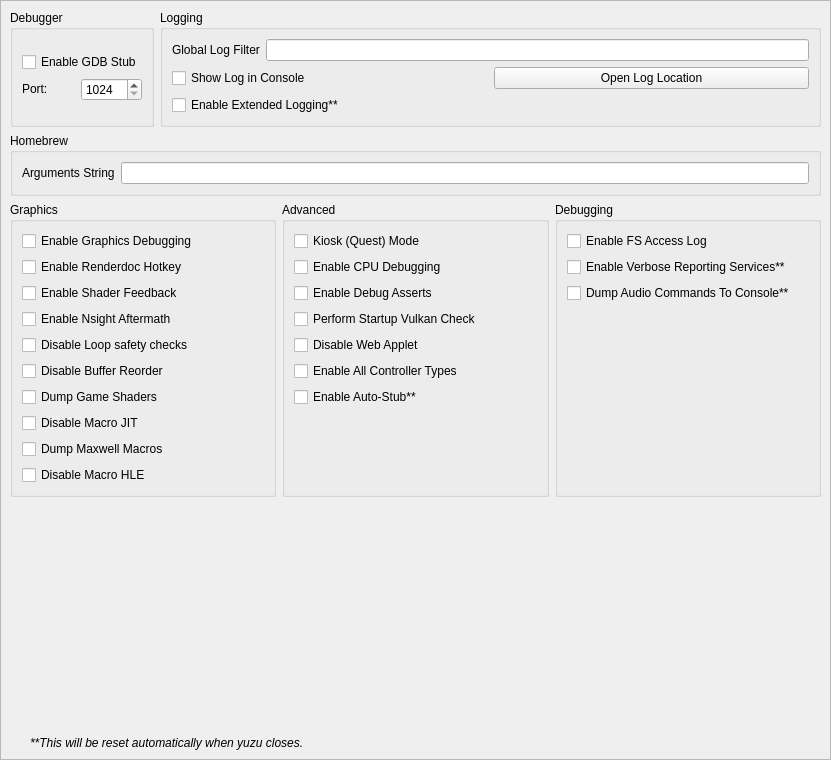
<?xml version="1.0" encoding="UTF-8"?>
<ui version="4.0">
 <class>ConfigureDebug</class>
 <widget class="QScrollArea" name="ConfigureDebug">
  <property name="geometry">
   <rect>
    <x>0</x>
    <y>0</y>
    <width>831</width>
    <height>760</height>
   </rect>
  </property>
  <property name="widgetResizable">
   <bool>true</bool>
  </property>
  <widget class="QWidget" name="widget">
   <property name="geometry">
    <rect>
     <x>0</x>
     <y>0</y>
     <width>829</width>
     <height>758</height>
    </rect>
   </property>
   <layout class="QVBoxLayout" name="verticalLayout_1">
    <item>
     <layout class="QHBoxLayout" name="horizontalLayout">
      <property name="topMargin">
       <number>0</number>
      </property>
      <item>
       <widget class="QGroupBox" name="cpu_debug_box">
        <property name="sizePolicy">
         <sizepolicy hsizetype="Preferred" vsizetype="Preferred">
          <horstretch>0</horstretch>
          <verstretch>0</verstretch>
         </sizepolicy>
        </property>
        <property name="title">
         <string>Debugger</string>
        </property>
        <property name="alignment">
         <set>Qt::AlignmentFlag::AlignLeading|Qt::AlignmentFlag::AlignLeft|Qt::AlignmentFlag::AlignTop</set>
        </property>
        <property name="flat">
         <bool>false</bool>
        </property>
        <property name="checkable">
         <bool>false</bool>
        </property>
        <layout class="QVBoxLayout" name="verticalLayout_3">
         <item>
          <widget class="QWidget" name="debug_widget" native="true">
           <property name="sizePolicy">
            <sizepolicy hsizetype="Preferred" vsizetype="Maximum">
             <horstretch>0</horstretch>
             <verstretch>0</verstretch>
            </sizepolicy>
           </property>
           <layout class="QVBoxLayout" name="verticalLayout">
            <property name="sizeConstraint">
             <enum>QLayout::SizeConstraint::SetDefaultConstraint</enum>
            </property>
            <property name="leftMargin">
             <number>0</number>
            </property>
            <property name="topMargin">
             <number>0</number>
            </property>
            <property name="rightMargin">
             <number>0</number>
            </property>
            <property name="bottomMargin">
             <number>0</number>
            </property>
            <item>
             <widget class="QCheckBox" name="toggle_gdbstub">
              <property name="sizePolicy">
               <sizepolicy hsizetype="Maximum" vsizetype="Maximum">
                <horstretch>0</horstretch>
                <verstretch>0</verstretch>
               </sizepolicy>
              </property>
              <property name="text">
               <string>Enable GDB Stub</string>
              </property>
             </widget>
            </item>
            <item>
             <widget class="QWidget" name="horizontalWidget_3" native="true">
              <property name="sizePolicy">
               <sizepolicy hsizetype="Preferred" vsizetype="Maximum">
                <horstretch>0</horstretch>
                <verstretch>0</verstretch>
               </sizepolicy>
              </property>
              <layout class="QHBoxLayout" name="horizontalLayout_3">
               <property name="leftMargin">
                <number>0</number>
               </property>
               <property name="topMargin">
                <number>0</number>
               </property>
               <property name="rightMargin">
                <number>0</number>
               </property>
               <property name="bottomMargin">
                <number>0</number>
               </property>
               <item>
                <widget class="QLabel" name="label_11">
                 <property name="sizePolicy">
                  <sizepolicy hsizetype="Minimum" vsizetype="Maximum">
                   <horstretch>0</horstretch>
                   <verstretch>0</verstretch>
                  </sizepolicy>
                 </property>
                 <property name="text">
                  <string>Port:</string>
                 </property>
                </widget>
               </item>
               <item>
                <widget class="QSpinBox" name="gdbport_spinbox">
                 <property name="sizePolicy">
                  <sizepolicy hsizetype="Preferred" vsizetype="Maximum">
                   <horstretch>0</horstretch>
                   <verstretch>0</verstretch>
                  </sizepolicy>
                 </property>
                 <property name="minimum">
                  <number>1024</number>
                 </property>
                 <property name="maximum">
                  <number>65535</number>
                 </property>
                </widget>
               </item>
              </layout>
             </widget>
            </item>
           </layout>
          </widget>
         </item>
        </layout>
       </widget>
      </item>
      <item>
       <widget class="QGroupBox" name="groupBox_2">
        <property name="sizePolicy">
         <sizepolicy hsizetype="Expanding" vsizetype="Preferred">
          <horstretch>0</horstretch>
          <verstretch>0</verstretch>
         </sizepolicy>
        </property>
        <property name="title">
         <string>Logging</string>
        </property>
        <layout class="QGridLayout" name="gridLayout_1">
         <item row="1" column="1">
          <widget class="QPushButton" name="open_log_button">
           <property name="text">
            <string>Open Log Location</string>
           </property>
          </widget>
         </item>
         <item row="0" column="0" colspan="2">
          <widget class="QWidget" name="logging_widget" native="true">
           <property name="sizePolicy">
            <sizepolicy hsizetype="Preferred" vsizetype="Maximum">
             <horstretch>0</horstretch>
             <verstretch>0</verstretch>
            </sizepolicy>
           </property>
           <layout class="QHBoxLayout" name="horizontalLayout_1">
            <property name="leftMargin">
             <number>0</number>
            </property>
            <property name="topMargin">
             <number>0</number>
            </property>
            <property name="rightMargin">
             <number>0</number>
            </property>
            <property name="bottomMargin">
             <number>0</number>
            </property>
            <item>
             <widget class="QLabel" name="label_1">
              <property name="sizePolicy">
               <sizepolicy hsizetype="Preferred" vsizetype="Preferred">
                <horstretch>0</horstretch>
                <verstretch>0</verstretch>
               </sizepolicy>
              </property>
              <property name="text">
               <string>Global Log Filter</string>
              </property>
             </widget>
            </item>
            <item>
             <widget class="QLineEdit" name="log_filter_edit"/>
            </item>
           </layout>
          </widget>
         </item>
         <item row="2" column="0">
          <widget class="QCheckBox" name="extended_logging">
           <property name="enabled">
            <bool>true</bool>
           </property>
           <property name="toolTip">
            <string>When checked, the max size of the log increases from 100 MB to 1 GB</string>
           </property>
           <property name="text">
            <string>Enable Extended Logging**</string>
           </property>
          </widget>
         </item>
         <item row="1" column="0">
          <widget class="QCheckBox" name="toggle_console">
           <property name="text">
            <string>Show Log in Console</string>
           </property>
          </widget>
         </item>
        </layout>
       </widget>
      </item>
     </layout>
    </item>
    <item>
     <widget class="QGroupBox" name="groupBox_3">
      <property name="title">
       <string>Homebrew</string>
      </property>
      <layout class="QVBoxLayout" name="verticalLayout_5">
       <item>
        <layout class="QHBoxLayout" name="horizontalLayout_4">
         <item>
          <widget class="QLabel" name="label_3">
           <property name="text">
            <string>Arguments String</string>
           </property>
          </widget>
         </item>
         <item>
          <widget class="QLineEdit" name="homebrew_args_edit"/>
         </item>
        </layout>
       </item>
      </layout>
     </widget>
    </item>
    <item>
     <layout class="QHBoxLayout" name="horizontalLayout_2">
      <item>
       <widget class="QGroupBox" name="groupBox_4">
        <property name="title">
         <string>Graphics</string>
        </property>
        <layout class="QGridLayout" name="gridLayout_2">
         <item row="4" column="0">
          <widget class="QCheckBox" name="disable_loop_safety_checks">
           <property name="toolTip">
            <string>When checked, it executes shaders without loop logic changes</string>
           </property>
           <property name="text">
            <string>Disable Loop safety checks</string>
           </property>
          </widget>
         </item>
         <item row="8" column="0">
          <widget class="QCheckBox" name="dump_macros">
           <property name="enabled">
            <bool>true</bool>
           </property>
           <property name="toolTip">
            <string>When checked, it will dump all the macro programs of the GPU</string>
           </property>
           <property name="text">
            <string>Dump Maxwell Macros</string>
           </property>
          </widget>
         </item>
         <item row="3" column="0">
          <widget class="QCheckBox" name="enable_nsight_aftermath">
           <property name="toolTip">
            <string>When checked, it enables Nsight Aftermath crash dumps</string>
           </property>
           <property name="text">
            <string>Enable Nsight Aftermath</string>
           </property>
          </widget>
         </item>
         <item row="6" column="0">
          <widget class="QCheckBox" name="dump_shaders">
           <property name="enabled">
            <bool>true</bool>
           </property>
           <property name="toolTip">
            <string>When checked, it will dump all the original assembler shaders from the disk shader cache or game as found</string>
           </property>
           <property name="text">
            <string>Dump Game Shaders</string>
           </property>
          </widget>
         </item>
         <item row="1" column="0">
          <widget class="QCheckBox" name="enable_renderdoc_hotkey">
           <property name="text">
            <string>Enable Renderdoc Hotkey</string>
           </property>
          </widget>
         </item>
         <item row="7" column="0">
          <widget class="QCheckBox" name="disable_macro_jit">
           <property name="enabled">
            <bool>true</bool>
           </property>
           <property name="toolTip">
            <string>When checked, it disables the macro Just In Time compiler. Enabling this makes games run slower</string>
           </property>
           <property name="text">
            <string>Disable Macro JIT</string>
           </property>
          </widget>
         </item>
         <item row="9" column="0">
          <widget class="QCheckBox" name="disable_macro_hle">
           <property name="enabled">
            <bool>true</bool>
           </property>
           <property name="toolTip">
            <string>When checked, it disables the macro HLE functions. Enabling this makes games run slower</string>
           </property>
           <property name="text">
            <string>Disable Macro HLE</string>
           </property>
          </widget>
         </item>
         <item row="0" column="0">
          <widget class="QCheckBox" name="enable_graphics_debugging">
           <property name="enabled">
            <bool>true</bool>
           </property>
           <property name="toolTip">
            <string>When checked, the graphics API enters a slower debugging mode</string>
           </property>
           <property name="text">
            <string>Enable Graphics Debugging</string>
           </property>
          </widget>
         </item>
         <item row="10" column="0">
          <spacer name="verticalSpacer_5">
           <property name="orientation">
            <enum>Qt::Orientation::Vertical</enum>
           </property>
           <property name="sizeType">
            <enum>QSizePolicy::Policy::Preferred</enum>
           </property>
           <property name="sizeHint" stdset="0">
            <size>
             <width>20</width>
             <height>0</height>
            </size>
           </property>
          </spacer>
         </item>
         <item row="2" column="0">
          <widget class="QCheckBox" name="enable_shader_feedback">
           <property name="toolTip">
            <string>When checked, yuzu will log statistics about the compiled pipeline cache</string>
           </property>
           <property name="text">
            <string>Enable Shader Feedback</string>
           </property>
          </widget>
         </item>
         <item row="5" column="0">
          <widget class="QCheckBox" name="disable_buffer_reorder">
           <property name="toolTip">
            <string>&lt;html&gt;&lt;head/&gt;&lt;body&gt;&lt;p&gt;When checked, disables reordering of mapped memory uploads which allows to associate uploads with specific draws. May reduce performance in some cases.&lt;/p&gt;&lt;/body&gt;&lt;/html&gt;</string>
           </property>
           <property name="text">
            <string>Disable Buffer Reorder</string>
           </property>
          </widget>
         </item>
        </layout>
       </widget>
      </item>
      <item>
       <widget class="QGroupBox" name="groupBox_6">
        <property name="title">
         <string>Advanced</string>
        </property>
        <layout class="QGridLayout" name="gridLayout_4">
         <item row="3" column="0">
          <widget class="QCheckBox" name="perform_vulkan_check">
           <property name="toolTip">
            <string>Enables yuzu to check for a working Vulkan environment when the program starts up. Disable this if this is causing issues with external programs seeing yuzu.</string>
           </property>
           <property name="text">
            <string>Perform Startup Vulkan Check</string>
           </property>
          </widget>
         </item>
         <item row="4" column="0">
          <widget class="QCheckBox" name="disable_web_applet">
           <property name="text">
            <string>Disable Web Applet</string>
           </property>
          </widget>
         </item>
         <item row="5" column="0">
          <widget class="QCheckBox" name="enable_all_controllers">
           <property name="text">
            <string>Enable All Controller Types</string>
           </property>
          </widget>
         </item>
         <item row="6" column="0">
          <widget class="QCheckBox" name="use_auto_stub">
           <property name="text">
            <string>Enable Auto-Stub**</string>
           </property>
          </widget>
         </item>
         <item row="0" column="0">
          <widget class="QCheckBox" name="quest_flag">
           <property name="text">
            <string>Kiosk (Quest) Mode</string>
           </property>
          </widget>
         </item>
         <item row="1" column="0">
          <widget class="QCheckBox" name="enable_cpu_debugging">
           <property name="text">
            <string>Enable CPU Debugging</string>
           </property>
          </widget>
         </item>
         <item row="2" column="0">
          <widget class="QCheckBox" name="use_debug_asserts">
           <property name="text">
            <string>Enable Debug Asserts</string>
           </property>
          </widget>
         </item>
         <item row="7" column="0">
          <spacer name="verticalSpacer_4">
           <property name="orientation">
            <enum>Qt::Orientation::Vertical</enum>
           </property>
           <property name="sizeType">
            <enum>QSizePolicy::Policy::Expanding</enum>
           </property>
           <property name="sizeHint" stdset="0">
            <size>
             <width>20</width>
             <height>0</height>
            </size>
           </property>
          </spacer>
         </item>
        </layout>
       </widget>
      </item>
      <item>
       <widget class="QGroupBox" name="groupBox_5">
        <property name="title">
         <string>Debugging</string>
        </property>
        <layout class="QGridLayout" name="gridLayout_3">
         <item row="0" column="0">
          <widget class="QCheckBox" name="fs_access_log">
           <property name="text">
            <string>Enable FS Access Log</string>
           </property>
          </widget>
         </item>
         <item row="3" column="0">
          <widget class="QCheckBox" name="dump_audio_commands">
           <property name="toolTip">
            <string>Enable this to output the latest generated audio command list to the console. Only affects games using the audio renderer.</string>
           </property>
           <property name="text">
            <string>Dump Audio Commands To Console**</string>
           </property>
          </widget>
         </item>
         <item row="2" column="0">
          <widget class="QCheckBox" name="reporting_services">
           <property name="text">
            <string>Enable Verbose Reporting Services**</string>
           </property>
          </widget>
         </item>
         <item row="5" column="0">
          <spacer name="verticalSpacer_3">
           <property name="orientation">
            <enum>Qt::Orientation::Vertical</enum>
           </property>
           <property name="sizeType">
            <enum>QSizePolicy::Policy::Expanding</enum>
           </property>
           <property name="sizeHint" stdset="0">
            <size>
             <width>20</width>
             <height>0</height>
            </size>
           </property>
          </spacer>
         </item>
        </layout>
       </widget>
      </item>
     </layout>
    </item>
    <item>
     <spacer name="verticalSpacer">
      <property name="orientation">
       <enum>Qt::Orientation::Vertical</enum>
      </property>
      <property name="sizeHint" stdset="0">
       <size>
        <width>20</width>
        <height>0</height>
       </size>
      </property>
     </spacer>
    </item>
    <item>
     <widget class="QLabel" name="label_5">
      <property name="sizePolicy">
       <sizepolicy hsizetype="Expanding" vsizetype="Preferred">
        <horstretch>0</horstretch>
        <verstretch>0</verstretch>
       </sizepolicy>
      </property>
      <property name="font">
       <font>
        <italic>true</italic>
       </font>
      </property>
      <property name="text">
       <string>**This will be reset automatically when yuzu closes.</string>
      </property>
      <property name="indent">
       <number>20</number>
      </property>
     </widget>
    </item>
   </layout>
  </widget>
 </widget>
 <tabstops>
  <tabstop>log_filter_edit</tabstop>
  <tabstop>toggle_console</tabstop>
  <tabstop>extended_logging</tabstop>
  <tabstop>open_log_button</tabstop>
  <tabstop>homebrew_args_edit</tabstop>
  <tabstop>enable_graphics_debugging</tabstop>
  <tabstop>enable_shader_feedback</tabstop>
  <tabstop>enable_nsight_aftermath</tabstop>
  <tabstop>fs_access_log</tabstop>
  <tabstop>reporting_services</tabstop>
  <tabstop>quest_flag</tabstop>
  <tabstop>enable_cpu_debugging</tabstop>
  <tabstop>use_debug_asserts</tabstop>
 </tabstops>
 <resources/>
 <connections/>
</ui>
